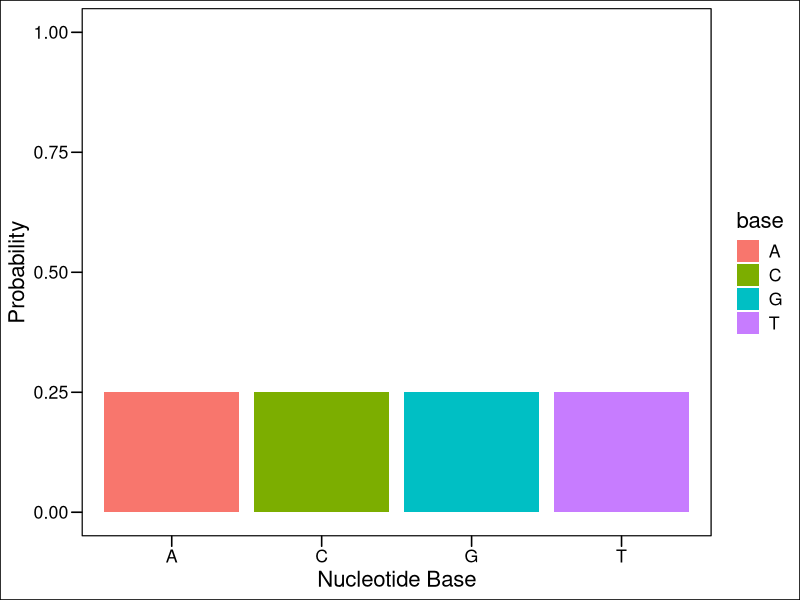
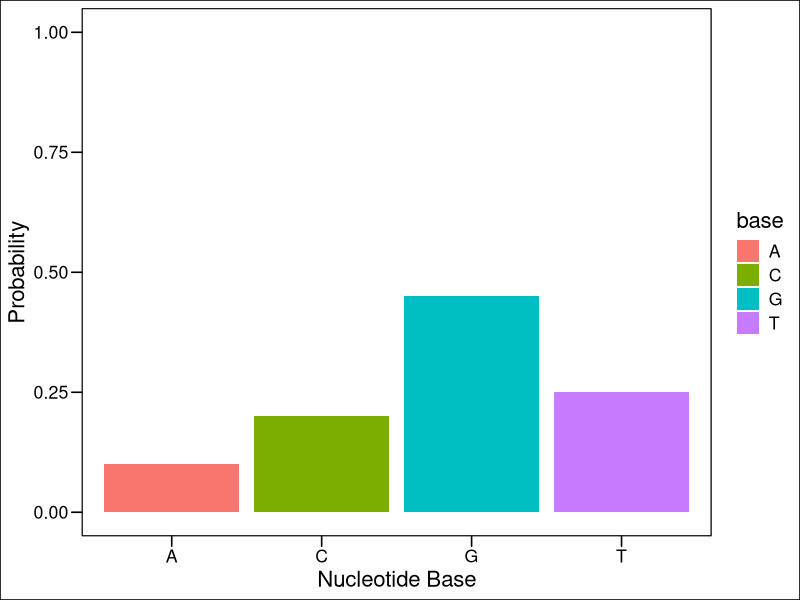

The R script that drew these images, in order:
## ---- chunk 1
size_b = 1
size_sample_space = 1000
prob_b = size_b / size_sample_space

# show the result
prob_b
## ---- chunk 2
library(ggplot2)
library(ggthemes)

df <- data.frame(
  base = c("A", "C", "G", "T"),
  prob = 0.25
)

ggplot(data = df) + 
  geom_col(aes(x = base, y = prob, fill = base)) +
  ggthemes::theme_base() + 
  labs(x = "Nucleotide Base", y = "Probability") + 
  ylim(c(0,1))
## ---- chunk 3
df <- data.frame(
  base = c("A", "C", "G", "T"),
  prob = c(0.1, 0.2, 0.45, 0.25)
)

ggplot(data = df) + 
  geom_col(aes(x = base, y = prob, fill = base)) +
  ggthemes::theme_base() + 
  labs(x = "Nucleotide Base", y = "Probability") + 
  ylim(c(0,1))
## ---- chunk 4
set.seed(1234)
sample_20 <- sample(c("A", "C", "G", "T"), 
                    size = 20,
                    replace = TRUE,
                    prob = c(0.1, 0.2, 0.45, 0.25))
sample_100 <- sample(c("A", "C", "G", "T"), 
                    size = 100,
                    replace = TRUE,
                    prob = c(0.1, 0.2, 0.45, 0.25))
sample_1000 <- sample(c("A", "C", "G", "T"), 
                    size = 1000,
                    replace = TRUE,
                    prob = c(0.1, 0.2, 0.45, 0.25))
sample_10000 <- sample(c("A", "C", "G", "T"), 
                    size = 10000,
                    replace = TRUE,
                    prob = c(0.1, 0.2, 0.45, 0.25))
